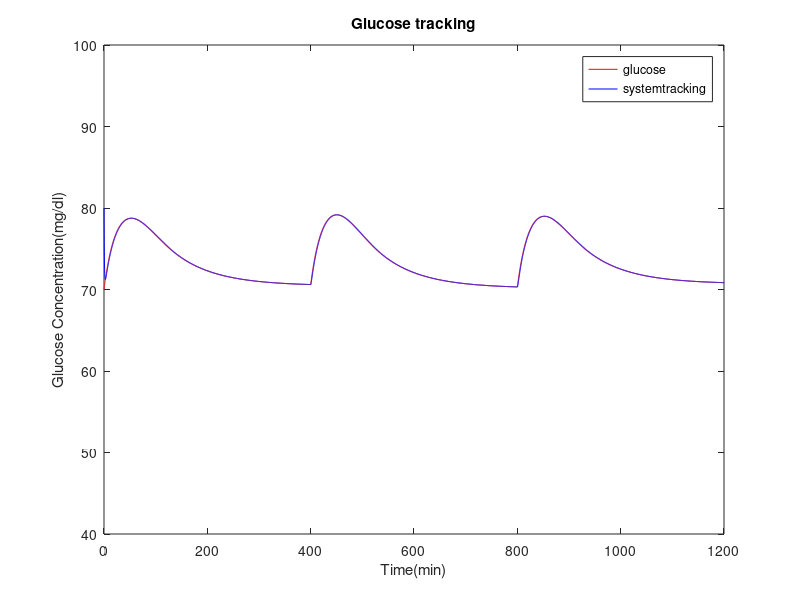
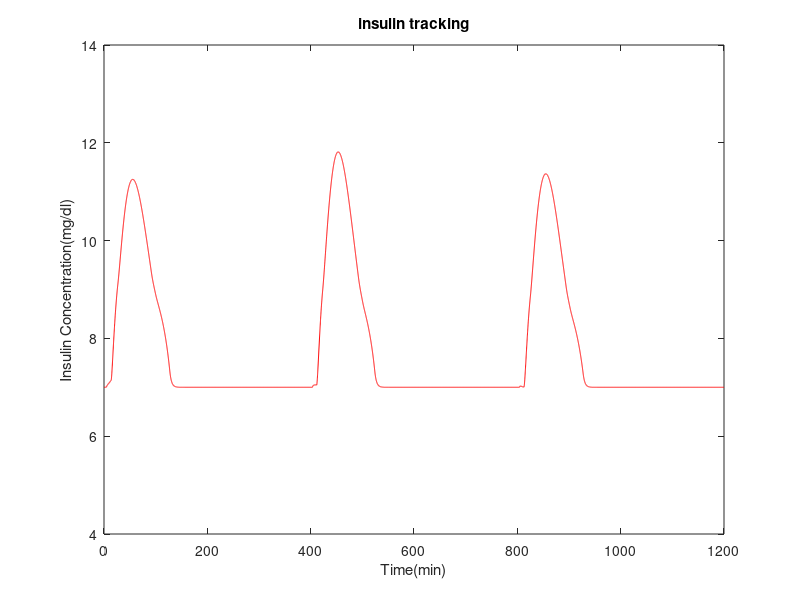
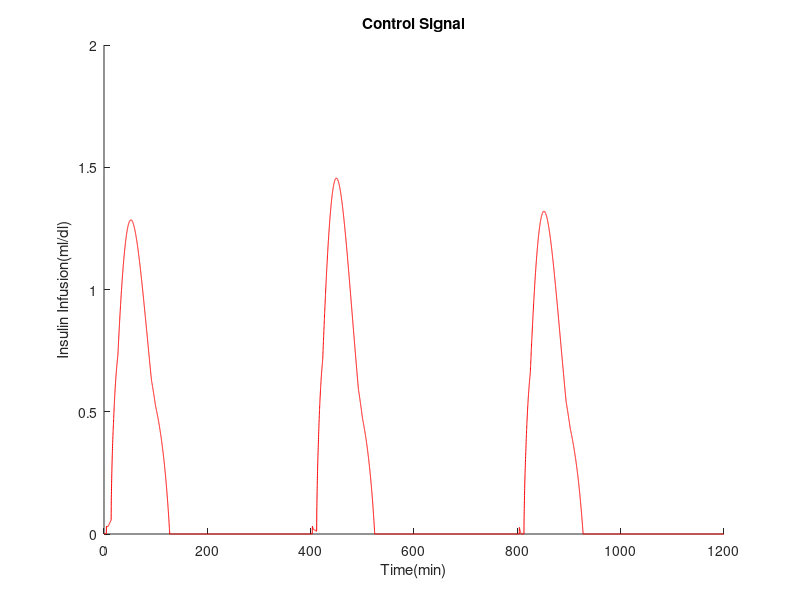

These charts were generated, in order, by the following MATLAB code:
clc
clear all
close all
a=0; b=1200; step=0.1; t=a:step:b; %for length
%parameter for people
p1=0; p2=0.0123; p3=5.3*10^(-6);
r=0.005;
n=0.3;
h=78;
gb=70; ib=7;
g(1)=70;
i(1)=7;
x(1)=0;
Da = 0.5; Db = 0.05;%for D(t)
%vlaue for insulin infusion
NS(1) = -0.5;Z(1) = 0;PS(1) = 0.001;PM(1) = 0.04;PB(1) = 1;PL(1) = 2;
pace = 0.00001;
%parameter for RFNNI
ata = 0.2;
sigma(1) = 50;    	 %sigma
%weight
w1(1) = 80;w2(1) = 80;w3(1) = 80;w4(1) = 80;w5(1) = 80;w6(1) = 80;w7(1) = 80;w8(1) = 80;w9(1) = 80;
%mid point
m1(1)=50;m2(1)=150;m3(1)=250;m4(1)=50;m5(1)=150;m6(1)=250;
for j = 1:length(t)
	%eat
	if t(j) >= 800
        d(j)=Da*exp(-Db*(t(j)-800));
    elseif t(j)>= 400
        d(j)=Da*exp(-Db*(t(j)-400));
    else
         d(j)=Da*exp(-Db*t(j));
    end
	%parameter for membership
	xc1 = 70-g(j);				%cintrol input
	xc2 = -(-x(j)*g(j)+d(j));
	%parameter of membership function for glucose
	A = [1,(-10-xc1)/(-10+15)];
	B = [(xc1-(-15))/((-10)-(-15)),(-5-xc1)/(-5-(-10))];
	C = [(xc1-(-10))/(-7-(-10)),(-2-xc1)/(-2-( -7))];
	D = [(xc1-(-5))/(-2-(-5)),(0-xc1)/(0+2)];
	E = [(xc1-(-2))/(0-(-2)),(2-xc1)/(2-0)];
	F = [(xc1-0)/(5-0),1];
	%membership function for glucose
	function1(j) = max(min(A),0);function2(j) = max(min(B),0);function3(j) = max(min(C),0);function4(j) = max(min(D),0);function5(j) = max(min(E),0);function6(j) = max(min(F),0);
	%parameter of membership function for glucose deviation
	N = [1,(-xc2/20)]; ZERO = [(xc2+1),(1-xc2)];P = [xc2/20,1];
	%membership function for glucose deviation
	neg = max(min(N),0);
	zero = max(min(ZERO),0);
	pos = max(min(P),0);
	%rule
	r1=min(function1(j),neg); r2=min(function1(j),zero); r3=min(function1(j),pos);
	r4=min(function2(j),neg); r5=min(function2(j),zero); r6=min(function2(j),pos);
	r7=min(function3(j),neg); r8=min(function3(j),zero); r9=min(function3(j),pos);
	r10=min(function4(j),neg); r11=min(function4(j),zero); r12=min(function4(j),pos);
	r13=min(function5(j),neg); r14=min(function5(j),zero); r15=min(function5(j),pos);
	r16=min(function6(j),neg); r17=min(function6(j),zero); r18=min(function6(j),pos);
	rsum = r1+r2+r3+r4+r5+r6+r7+r8+r9+r10+r11+r12+r13+r14+r15+r16+r17+r18;
	u(j)=(r1*PL(j)+r2*PL(j)+r3*PL(j)+r4*PL(j)+r5*PL(j)+r6*PB(j)+r7*PB(j)+r8*PM(j)+r9*PM(j)+r10*PM(j)+r11*Z(j)+r12*PS(j)+r13*Z(j)+r14*Z(j)+r15*Z(j)+r16*NS(j)+r17*NS(j)+r18*Z(j))/rsum;
	if u(j) <= 0
       u(j) = 0;
    end
	%parameter for RFNNI
	x1 = g(j);           %input point
	x2 = u(j);
	f1(j) = exp(-1*((x1-m1(j))^2)/(2*(sigma(j)^2)) ); 
	f2(j) = exp(-1*((x1-m2(j))^2)/(2*(sigma(j)^2)) );
	f3(j) = exp(-1*((x1-m3(j))^2)/(2*(sigma(j)^2)) );
	g1(j) =  exp(-1*((x2-m4(j))^2)/(2*(sigma(j)^2)) ) ;
	g2(j) =  exp(-1*((x2-m5(j))^2)/(2*(sigma(j)^2)) ) ;
	g3(j) =  exp(-1*((x2-m6(j))^2)/(2*(sigma(j)^2)) ) ;
	fs=f1(j)+f2(j)+f3(j);
	gs=g1(j)+g2(j)+g3(j);
	mux1 = f1(j)*g1(j);   %input1*jnput2
	mux2 = f1(j)*g2(j);
	mux3 = f1(j)*g3(j);
	mux4 = f2(j)*g1(j);
	mux5 = f2(j)*g2(j);
	mux6 = f2(j)*g3(j);
	mux7 = f3(j)*g1(j);
	mux8 = f3(j)*g2(j);
	mux9 = f3(j)*g3(j);
	s = mux1 + mux2 + mux3+mux4 + mux5 + mux6 + mux7 + mux8 + mux9;
    rule1(j) = w1(j)*mux1;      %rule
    rule2(j) = w2(j)*mux2;
    rule3(j) = w3(j)*mux3;
    rule4(j) = w4(j)*mux4;
    rule5(j) = w5(j)*mux5;
    rule6(j) = w6(j)*mux6;
    rule7(j) = w7(j)*mux7;
    rule8(j) = w8(j)*mux8;
    rule9(j) = w9(j)*mux9;
    %Adjust weight
	diffjg =-(70-g(j));
    
	if g(j)*u(j)>0
		diffgu(j)=1;
    elseif g(j)*u(j)==0
		diffgu(j)=0;
	else
		diffgu(j)=-1;
    end
	%parameter for diffuw
	diffns=(r16+r17)/rsum;
	diffz=(r12+r14+r15+r18)/rsum;
	diffps=(r11)/rsum;
	diffpm=(r8+r9+r10)/rsum;
	diffpb=(r6+r7)/rsum;
	diffpl=(r1+r2+r3+r4+r5)/rsum;
	
	diffw1 = diffns*diffgu(j)*diffjg;
	diffw2 = diffz*diffgu(j)*diffjg;
	diffw3 = diffps*diffgu(j)*diffjg;
	diffw4 = diffpm*diffgu(j)*diffjg;
	diffw5 = diffpb*diffgu(j)*diffjg;
	diffw6 = diffpl*diffgu(j)*diffjg;
	
	NS(j+1) = NS(j)+pace*(-diffw1);
	Z(j+1) = Z(j)+pace*(-diffw2);
	PS(j+1) = PS(j)+pace*(-diffw3);
	PM(j+1) = PM(j)+pace*(-diffw4);
	PB(j+1) = PB(j)+pace*(-diffw5);
	PL(j+1) = PL(j)+pace*(-diffw6);
	
    %rungekutta
    k11 = -p1*(g(j)-gb)-x(j)*g(j)+d(j);
    k21 = -p2*x(j)+p3*(i(j)-ib);
    k31 = -n*(i(j)-ib)+u(j);
    k12 = -p1*(g(j)+step/2*k11-gb)-(x(j)+step/2*k21)*(g(j)+step/2*k11)+d(j);
    k22 = -p2*(x(j)+step/2*k21)+p3*(i(j)+step/2*k31-ib);
    k32 = -n*(i(j)+step/2*k31-ib)+u(j);
    k13 = -p1*(g(j)+step/2*k12-gb)-(x(j)+step/2*k22)*(g(j)+step/2*k12)+d(j);
    k23 = -p2*(x(j)+step/2*k22)+p3*(i(j)+step/2*k32-ib);
    k33 = -n*(i(j)+step/2*k32-ib)+u(j);
    k14 = -p1*(g(j)+step*k13-gb)-(x(j)+step*k23)*(g(j)+step*k13)+d(j);
    k24 = -p2*(x(j)+step*k23)+p3*(i(j)+step*k33-ib);
    k34 = -n*(i(j)+step*k33-ib)+u(j);
    
	g(j+1) =  g(j)+step*(k11+2*k12+2*k13+k14)/6;
	x(j+1) = x(j)+step*(k21+2*k22+2*k23+k24)/6;
	i(j+1) =  i(j)+step*(k31+2*k32+2*k33+k34)/6;
	
    %start  tracking
	
	%Pdm for center point
	Pdm1=(x1-m1(j))/(sigma(j)^2)*exp(-((x1-m1(j))^2)/(2*(sigma(j)^2)));
	Pdm2=(x1-m2(j))/(sigma(j)^2)*exp(-((x1-m2(j))^2)/(2*(sigma(j)^2)));
	Pdm3=(x1-m3(j))/(sigma(j)^2)*exp(-((x1-m3(j))^2)/(2*(sigma(j)^2)));
	Pdm4=(x2-m4(j))/(sigma(j)^2)*exp(-((x2-m4(j))^2)/(2*(sigma(j)^2)));
	Pdm5=(x2-m5(j))/(sigma(j)^2)*exp(-((x2-m5(j))^2)/(2*(sigma(j)^2)));
	Pdm6=(x2-m6(j))/(sigma(j)^2)*exp(-((x2-m6(j))^2)/(2*(sigma(j)^2)));
	%Pdm for wdight
	Pdma1=mux1*(-(x1-m1(j))^2/sigma(j)^3-(x2-m4(j))^2/sigma(j)^3);
	Pdma2=mux2*(-(x1-m1(j))^2/sigma(j)^3-(x2-m5(j))^2/sigma(j)^3);
	Pdma3=mux3*(-(x1-m1(j))^2/sigma(j)^3-(x2-m6(j))^2/sigma(j)^3);
	Pdma4=mux4*(-(x1-m2(j))^2/sigma(j)^3-(x2-m4(j))^2/sigma(j)^3);
	Pdma5=mux5*(-(x1-m2(j))^2/sigma(j)^3-(x2-m5(j))^2/sigma(j)^3);
	Pdma6=mux6*(-(x1-m2(j))^2/sigma(j)^3-(x2-m6(j))^2/sigma(j)^3);
	Pdma7=mux7*(-(x1-m3(j))^2/sigma(j)^3-(x2-m4(j))^2/sigma(j)^3);
	Pdma8=mux8*(-(x1-m3(j))^2/sigma(j)^3-(x2-m5(j))^2/sigma(j)^3);
	Pdma9=mux9*(-(x1-m3(j))^2/sigma(j)^3-(x2-m6(j))^2/sigma(j)^3);
	Pdms=Pdma1+Pdma2+Pdma3+Pdma4+Pdma5+Pdma6+Pdma7+Pdma8+Pdma9;
	Pdmwa1=w1(j)*(Pdma1*s-mux1*Pdms)/s^2;
	Pdmwa2=w2(j)*(Pdma2*s-mux2*Pdms)/s^2;
	Pdmwa3=w3(j)*(Pdma3*s-mux3*Pdms)/s^2;
	Pdmwa4=w4(j)*(Pdma4*s-mux4*Pdms)/s^2;
	Pdmwa5=w5(j)*(Pdma5*s-mux5*Pdms)/s^2;
	Pdmwa6=w6(j)*(Pdma6*s-mux6*Pdms)/s^2;
	Pdmwa7=w7(j)*(Pdma7*s-mux7*Pdms)/s^2;
	Pdmwa8=w8(j)*(Pdma8*s-mux8*Pdms)/s^2;
	Pdmwa9=w9(j)*(Pdma9*s-mux9*Pdms)/s^2;
	Pdmy=Pdmwa1+Pdmwa2+Pdmwa3+Pdmwa4+Pdmwa5+Pdmwa6+Pdmwa7+Pdmwa8+Pdmwa9;
	wm=w1(j)*mux1+w2(j)*mux2+w3(j)*mux3+w4(j)*mux4+w5(j)*mux5+w6(j)*mux6+w7(j)*mux7+w8(j)*mux8+w9(j)*mux9;
	%y track ym
	y(j) = (rule1(j)+rule2(j)+rule3(j)+rule4(j)+rule5(j)+rule6(j)+rule7(j)+rule8(j)+rule9(j))/s;
    ym(j) = g(j);
	%Adjust width
	sigma(j+1) = sigma(j)-ata*(y(j)-ym(j))*Pdmy;
	%adjust mid
	m1(j+1) = m1(j)-ata*(y(j)-ym(j))*( (w1(j)*g1(j)+w2(j)*g2(j)+w3(j)*g3(j))*Pdm1/s-wm*gs*Pdm1/(s^2) );
	m2(j+1) = m2(j)-ata*(y(j)-ym(j))*( (w4(j)*g1(j)+w5(j)*g2(j)+w6(j)*g3(j))*Pdm2/s-wm*gs*Pdm2/(s^2) );
	m3(j+1) = m3(j)-ata*(y(j)-ym(j))*( (w7(j)*g1(j)+w8(j)*g2(j)+w9(j)*g3(j))*Pdm3/s-wm*gs*Pdm3/(s^2) );
	m4(j+1) = m4(j)-ata*(y(j)-ym(j))*( (w1(j)*f1(j)+w4(j)*f2(j)+w7(j)*f3(j))*Pdm4/s-wm*fs*Pdm4/(s^2) );
	m5(j+1) = m5(j)-ata*(y(j)-ym(j))*( (w2(j)*f1(j)+w5(j)*f2(j)+w8(j)*f3(j))*Pdm5/s-wm*fs*Pdm5/(s^2) );
	m6(j+1) = m6(j)-ata*(y(j)-ym(j))*( (w3(j)*f1(j)+w6(j)*f2(j)+w9(j)*f3(j))*Pdm6/s-wm*fs*Pdm6/(s^2) );
    %adjust weight
	w1(j+1) = w1(j)  -ata*(y(j)-ym(j))*mux1/s;
    w2(j+1) = w2(j)  -ata*(y(j)-ym(j))*mux2/s;
    w3(j+1) = w3(j)  -ata*(y(j)-ym(j))*mux3/s;
    w4(j+1) = w4(j)  -ata*(y(j)-ym(j))*mux4/s;
    w5(j+1) = w5(j)  -ata*(y(j)-ym(j))*mux5/s;
    w6(j+1) = w6(j)  -ata*(y(j)-ym(j))*mux6/s;
    w7(j+1) = w7(j)  -ata*(y(j)-ym(j))*mux7/s;
    w8(j+1) = w8(j)  -ata*(y(j)-ym(j))*mux8/s;
    w9(j+1) = w9(j)  -ata*(y(j)-ym(j))*mux9/s;
end
%print figure
figure(1)
plot( t,g(1:length(t)),'red' ); hold on
plot( t,y(1:length(t)),'blue' ); hold on
title('Glucose tracking');
xlabel('Time(min)');
ylabel('Glucose Concentration(mg/dl)');
legend('glucose','systemtracking');
axis([-inf, inf, 40, 100]);

figure(2)
plot( t,i(1:length(t)),'red' );hold on
title('insulin tracking');
xlabel('Time(min)');
ylabel('Insulin Concentration(mg/dl)');
axis([-inf, inf, 4, 14]);

figure(3)
hold on;
plot( t,u(1:length(t)),'red' );hold on
title('Control Signal');
xlabel('Time(min)');
ylabel('Insulin Infusion(ml/dl)');
hold off;
